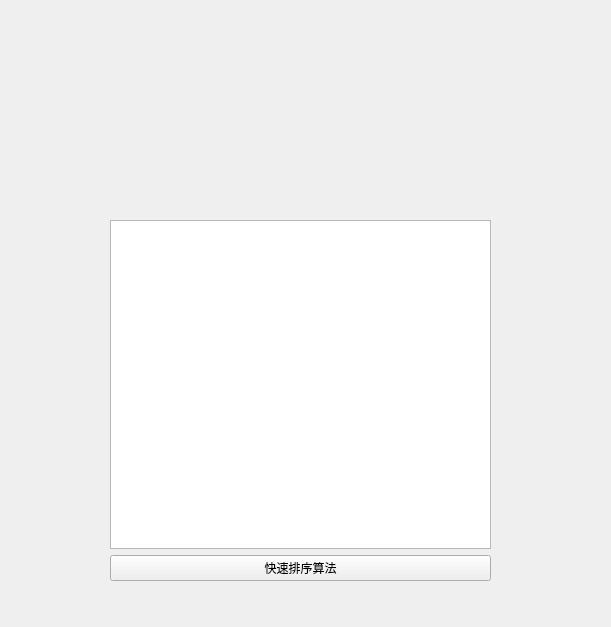
<?xml version="1.0" encoding="UTF-8"?>
<ui version="4.0">
 <class>quicksort</class>
 <widget class="QWidget" name="quicksort">
  <property name="geometry">
   <rect>
    <x>0</x>
    <y>0</y>
    <width>611</width>
    <height>627</height>
   </rect>
  </property>
  <property name="windowTitle">
   <string>Form</string>
  </property>
  <widget class="QWidget" name="layoutWidget">
   <property name="geometry">
    <rect>
     <x>110</x>
     <y>220</y>
     <width>381</width>
     <height>361</height>
    </rect>
   </property>
   <layout class="QVBoxLayout" name="verticalLayout_3">
    <item>
     <layout class="QVBoxLayout" name="verticalLayout">
      <item>
       <layout class="QHBoxLayout" name="horizontalLayout_2">
        <item>
         <layout class="QHBoxLayout" name="horizontalLayout"/>
        </item>
       </layout>
      </item>
     </layout>
    </item>
    <item>
     <layout class="QVBoxLayout" name="verticalLayout_2">
      <item>
       <widget class="QTextBrowser" name="Tbrank"/>
      </item>
      <item>
       <widget class="QPushButton" name="PBrank">
        <property name="text">
         <string>快速排序算法</string>
        </property>
       </widget>
      </item>
     </layout>
    </item>
   </layout>
  </widget>
  <widget class="QLabel" name="label_3">
   <property name="geometry">
    <rect>
     <x>200</x>
     <y>-20</y>
     <width>221</width>
     <height>261</height>
    </rect>
   </property>
   <property name="text">
    <string/>
   </property>
   <property name="pixmap">
    <pixmap>C:/Users/sammul/Pictures/数据结构课设/广东工业大学校徽.png</pixmap>
   </property>
  </widget>
 </widget>
 <resources/>
 <connections/>
</ui>
